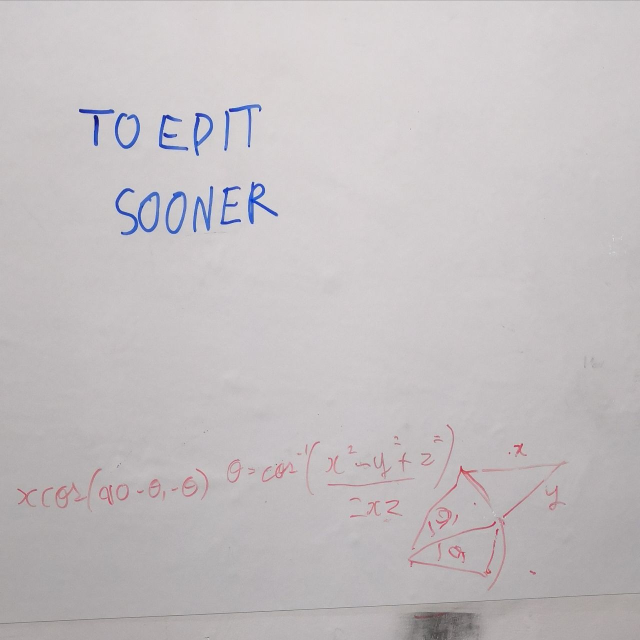
%> input picture Photos/d1.jpg, 1280 x 1280 px (shown at 1/2 size)
$ octave --eval "result = rectify_image(imread('Photos/d1.jpg'));"   (GNU Octave 9; MATLAB toolbox functions it lacks are replaced by stand-ins)
%> lines starting %> are read from the running program, lines starting %| are printed output that depends on the picture; in (x1, y1, x2, y2) boxes, pixels count from 0 and x2, y2 are one past the last pixel; in counts of white or black regions, pixels touching at a corner belong together; the program's own positions count from 1
function [rectified,rsize, pq] = rectify_image(I)

% Sharpen and convert to Grayscale.
I = imsharpen(I);
I_grey = rgb2gray(I);

% We Compute line equations
% The Hough transform returns line equations of the form
%   cos(theta)*x + sin(theta)*y = rho
% We first sort the lines according to angle. Since the whiteboard is
% approximately rectangular, this groups the lines into parallel
% lines
BW = edge(I_grey);
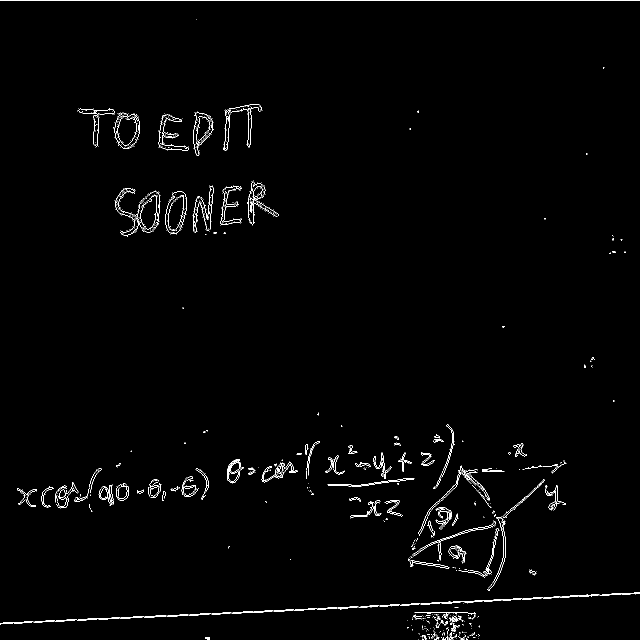
%> BW: size 1280x1280 logical (shown at 1/2 size); 1.1% white in thin lines or dots
[H,T,R] = hough(BW);
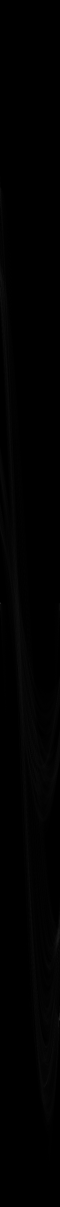
%> H: size 3619x180 double (shown at 1/3 size); min 0, max 925, mean 5; drawn with min black and max white
%> T = 180 values from -90 to 89; R = 3619 values from -1809 to 1809
[Width,Height] = size(BW);
%> Width = 1280; Height = 1280
P  = houghpeaks(H,4,'threshold',0);
%> P = [1810 1; 3059 178; 2834 176; 601 2]
theta = T(P(:,2));
%> theta = [-90 87 85 -89]
rho = R(P(:,1));
%> rho = [0 1249 1024 -1209]

if (length(theta) < 4)
    fprintf('Could not find all lines\n');
    return;
end

% [18 lines of commented-out code are left out]

figure;
[~,order] = sort(abs(theta));
%> order = [3 2 4 1]
coefficients = [cos(theta' / 180 * pi), sin(theta' / 180 * pi), -rho'];
%> coefficients = [6.12e-17 -1 0; 0.0523 0.999 -1249; 0.0872 0.996 -1024; 0.0175 -1 1209]
L1 = coefficients(order(1),:); % start with smallest angle
%> L1 = [0.0872 0.996 -1024]
L2 = coefficients(order(2),:); % parallel to L1
%> L2 = [0.0523 0.999 -1249]
L3 = coefficients(order(3),:); % perpendicular to L1 and L2
%> L3 = [0.0175 -1 1209]
L4 = coefficients(order(4),:); % parallel to L3
%> L4 = [6.12e-17 -1 0]

 % Compute p1, p2, p3, p4 as intersections of L1,...,L4;
% see above figure.
p = zeros(4,3);
p(1,:) = cross(L1,L3); % p1
p(2,:) = cross(L2,L3); % p2
p(3,:) = cross(L2,L4); % p3
p(4,:) = cross(L1,L4); % p4
p = p(:,1:2) ./ [p(:,3), p(:,3)];
%> p = [-1727.3 1179; 594.4 1219.6; 23865 1.46e-12; 11749.1 7.19e-13]

pq = p;
%> pq has the same summary as p
% We now need to reorder the points such that they correspond to
% the physical document vertices

% Sort points into clockwise order (see above figure)
v = p(2,:) - p(1,:);
%> v = [2321.8 40.53]
w = p(3,:) - p(1,:);
%> w = [25592.4 -1179]
a = (v(1)*w(2) - w(1)*v(2)) / 2; % signed area of triangle (p1,p2,p3)
%> a = -1887317.7
if (a < 0)
    p = p(end:-1:1,:); % reverse vertex order
%> p = [11749.1 7.19e-13; 23865 1.46e-12; 594.4 1219.6; -1727.3 1179]
end

% Make sure that first vertex p1 lies either topmost or leftmost,
% and lies at the start of a short side
edgeLen = [
    norm(p(1,:) - p(2,:));
    norm(p(2,:) - p(3,:));
    norm(p(3,:) - p(4,:));
    norm(p(4,:) - p(1,:))
    ];
%> edgeLen = [12116; 23302.5; 2322.1; 13527.9]
sortedEdgeLen = sort(edgeLen);
%> sortedEdgeLen = [2322.1; 12116; 13527.9; 23302.5]
startsShortEdge = (edgeLen' <= sortedEdgeLen(2)); % flag which ones are at a short edge
%> startsShortEdge = [true false true false]
% find the one that is closest to top left corner of image
idx = find(startsShortEdge,2);
%> idx = [1 3]
if (norm(p(idx(1),:)) < norm(p(idx(2),:)))
    p1Idx = idx(1);
else
    p1Idx = idx(2);
%> p1Idx = 3
end
order = mod(p1Idx - 1 : p1Idx + 2, 4) + 1; % reorder to start at right vertex
%> order = [3 4 1 2]
p = p(order,:);
%> p = [594.4 1219.6; -1727.3 1179; 11749.1 7.19e-13; 23865 1.46e-12]
p = p';
%> p = [594.4 -1727.3 11749.1 23865; 1219.6 1179 7.19e-13 1.46e-12]
p = circshift(p,-1,2);
%> p = [-1727.3 11749.1 23865 594.4; 1179 7.19e-13 1.46e-12 1219.6]
pd = p';
%> pd = [-1727.3 1179; 11749.1 7.19e-13; 23865 1.46e-12; 594.4 1219.6]
% Diplay vertex order
for i = 1:4
    text(pd(i,1),pd(i,2),sprintf('%d',i),'BackgroundColor','white');
end
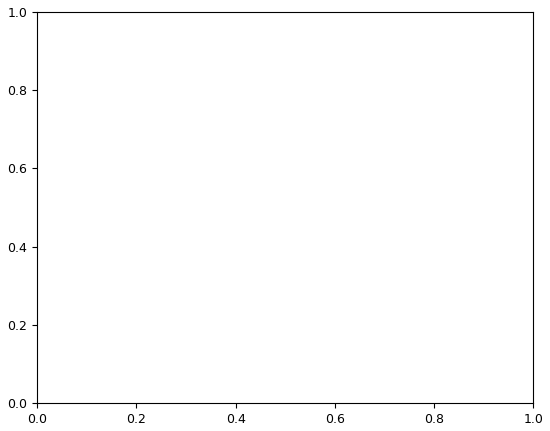
%> figure redrawn from the program's plot data

xmin = min(p(1,:))+5;
%> xmin = -1722.3
ymin = min(p(2,:))+5;
%> ymin = 5
xmax = max(p(1,:))-5;
%> xmax = 23860
ymax = max(p(2,:))-5;
%> ymax = 1214.6
cr = [xmin,ymin,xmax-xmin,ymax-ymin];
%> cr = [-1722.3 5 25582.4 1209.6]
cr_points = [xmin,ymin;xmax,ymin;xmax,ymax;xmin,ymax];
%> cr_points = [-1722.3 5; 23860 5; 23860 1214.6; -1722.3 1214.6]

%> (the run ends here)

$ run again, on Photos/e1.jpg
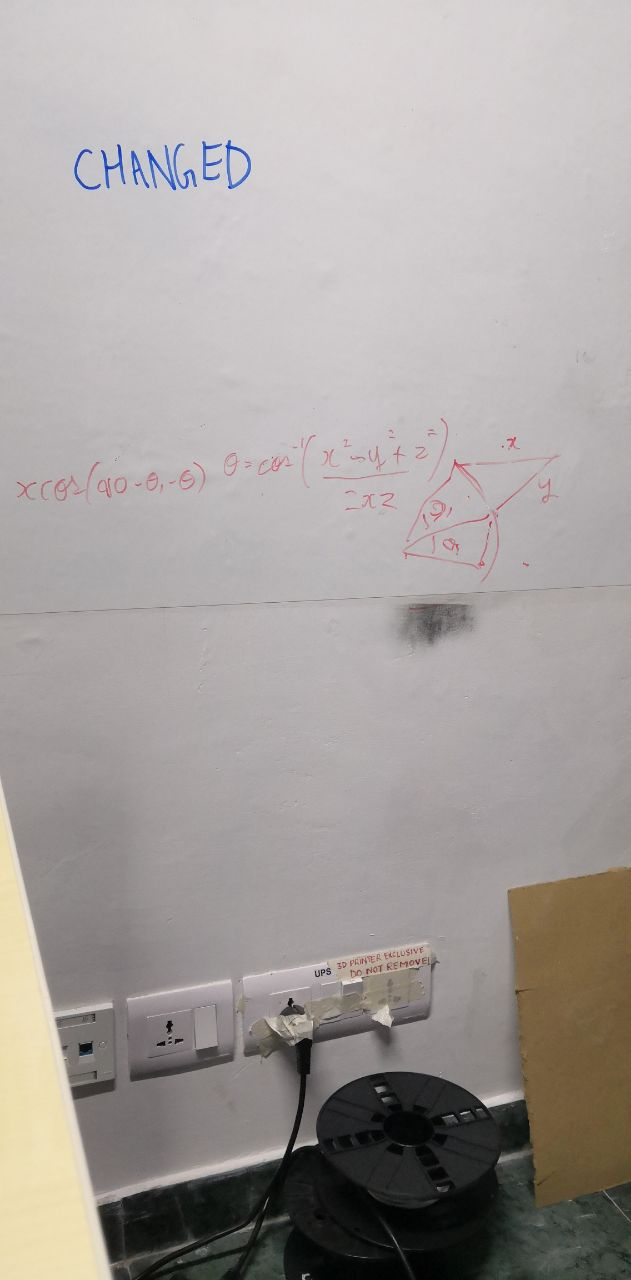
%> input picture Photos/e1.jpg, 631 x 1280 px
%> in rectify_image, `BW = edge(I_grey);`:
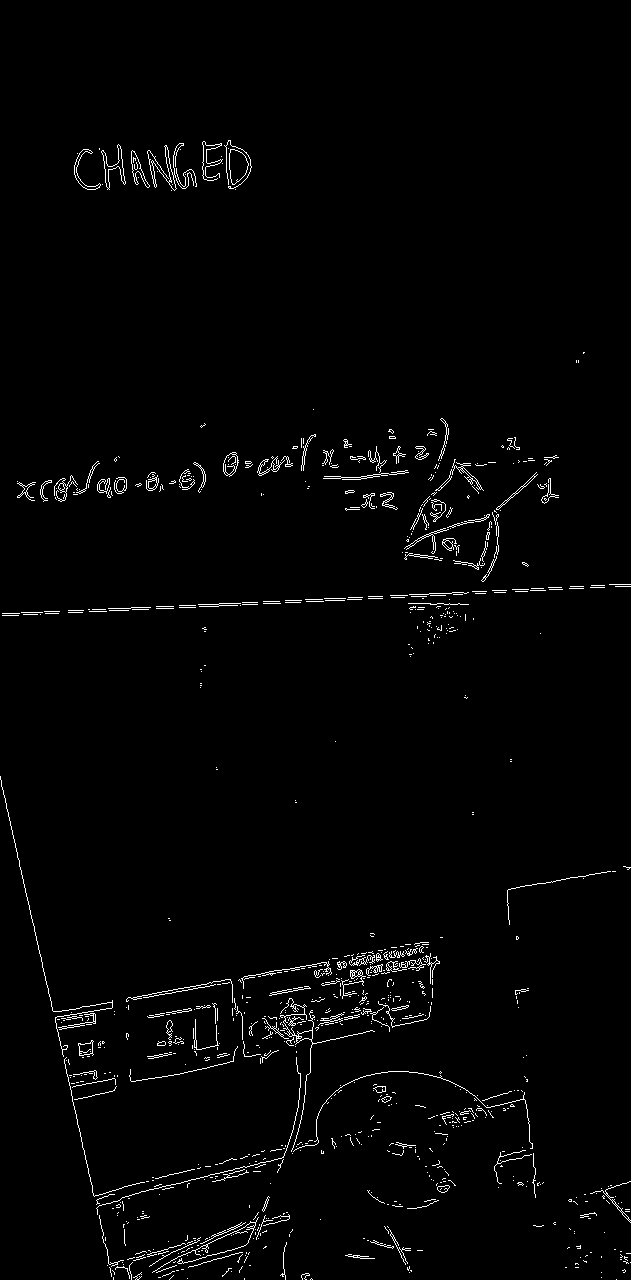
%> BW: size 1280x631 logical; 1.7% white in thin lines or dots, all inside (x1, y1, x2, y2) = (0, 140, 631, 1280)
%> in rectify_image, `[H,T,R] = hough(BW);`:
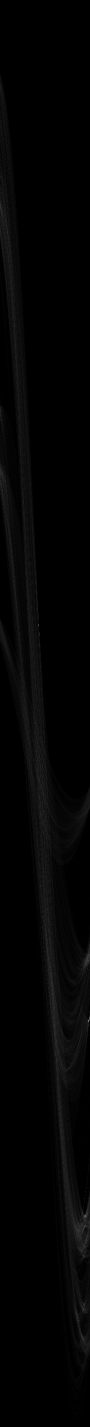
%> H: size 2853x180 double (shown at 1/2 size); min 0, max 316, mean 4.9; drawn with min black and max white
%> T = 180 values from -90 to 89; R = 2853 values from -1426 to 1426
%> P = [2042 178; 1251 78; 2433 171; 2618 167]
%> theta = [87 -13 80 76]
%> rho = [615 -176 1006 1191]
%> in rectify_image, `[~,order] = sort(abs(theta));`: order = [2 4 3 1]
%> coefficients = [0.0523 0.999 -615; 0.974 -0.225 176; 0.174 0.985 -1006; 0.242 0.97 -1191]
%> L1 = [0.974 -0.225 176]
%> L2 = [0.242 0.97 -1191]
%> L3 = [0.174 0.985 -1006]
%> L4 = [0.0523 0.999 -615]
%> in rectify_image, `p = p(:,1:2) ./ [p(:,3), p(:,3)];`: p = [53.05 1012.2; 2821.1 524.1; 3105.9 453.1; -37.99 617.8]
%> pq has the same summary as p
%> v = [2768 -488.1]
%> w = [3052.9 -559.1]
%> a = -28777.9
%> in rectify_image, `p = p(end:-1:1,:);`: p = [-37.99 617.8; 3105.9 453.1; 2821.1 524.1; 53.05 1012.2]
%> edgeLen = [3148.2; 293.6; 2810.7; 404.7]
%> sortedEdgeLen = [293.6; 404.7; 2810.7; 3148.2]
%> startsShortEdge = [false true false true]
%> idx = [2 4]
%> p1Idx = 4
%> in rectify_image, `order = mod(p1Idx - 1 : p1Idx + 2, 4) + 1;`: order = [4 1 2 3]
%> in rectify_image, `p = p(order,:);`: p = [53.05 1012.2; -37.99 617.8; 3105.9 453.1; 2821.1 524.1]
%> in rectify_image, `p = p';`: p = [53.05 -37.99 3105.9 2821.1; 1012.2 617.8 453.1 524.1]
%> in rectify_image, `p = circshift(p,-1,2);`: p = [-37.99 3105.9 2821.1 53.05; 617.8 453.1 524.1 1012.2]
%> pd = [-37.99 617.8; 3105.9 453.1; 2821.1 524.1; 53.05 1012.2]
%> xmin = -32.99
%> ymin = 458.1
%> xmax = 3100.9
%> ymax = 1007.2
%> cr = [-32.99 458.1 3133.9 549.1]
%> cr_points = [-32.99 458.1; 3100.9 458.1; 3100.9 1007.2; -32.99 1007.2]
